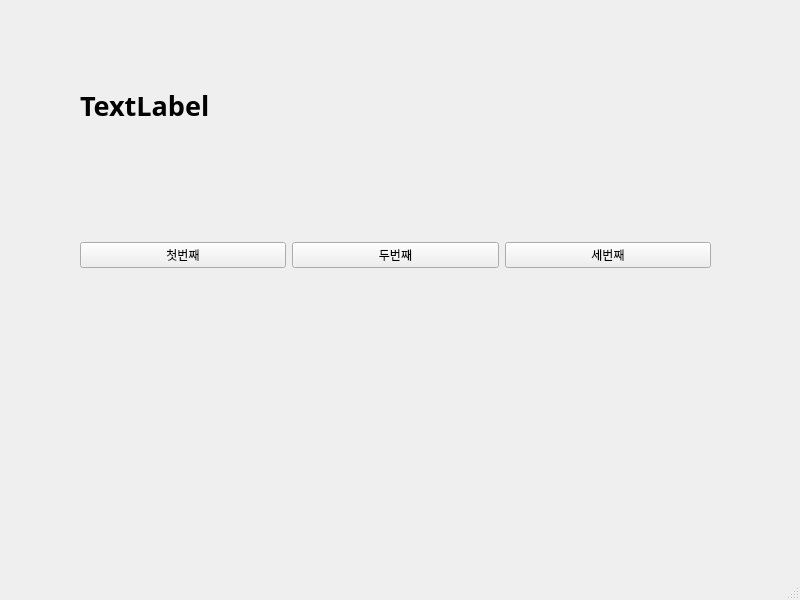
<?xml version="1.0" encoding="UTF-8"?>
<ui version="4.0">
 <class>MainWindow</class>
 <widget class="QMainWindow" name="MainWindow">
  <property name="geometry">
   <rect>
    <x>0</x>
    <y>0</y>
    <width>800</width>
    <height>600</height>
   </rect>
  </property>
  <property name="windowTitle">
   <string>MainWindow</string>
  </property>
  <widget class="QWidget" name="centralwidget">
   <widget class="QWidget" name="horizontalLayoutWidget">
    <property name="geometry">
     <rect>
      <x>80</x>
      <y>190</y>
      <width>631</width>
      <height>131</height>
     </rect>
    </property>
    <layout class="QHBoxLayout" name="horizontalLayout">
     <item>
      <widget class="QPushButton" name="pushButton">
       <property name="text">
        <string>첫번째</string>
       </property>
      </widget>
     </item>
     <item>
      <widget class="QPushButton" name="pushButton_2">
       <property name="text">
        <string>두번째</string>
       </property>
      </widget>
     </item>
     <item>
      <widget class="QPushButton" name="pushButton_3">
       <property name="text">
        <string>세번째</string>
       </property>
      </widget>
     </item>
    </layout>
   </widget>
   <widget class="QLabel" name="label">
    <property name="geometry">
     <rect>
      <x>80</x>
      <y>60</y>
      <width>631</width>
      <height>91</height>
     </rect>
    </property>
    <property name="font">
     <font>
      <family>맑은 고딕</family>
      <pointsize>20</pointsize>
      <weight>75</weight>
      <bold>true</bold>
     </font>
    </property>
    <property name="text">
     <string>TextLabel</string>
    </property>
   </widget>
  </widget>
  <widget class="QMenuBar" name="menubar">
   <property name="geometry">
    <rect>
     <x>0</x>
     <y>0</y>
     <width>800</width>
     <height>22</height>
    </rect>
   </property>
  </widget>
  <widget class="QStatusBar" name="statusbar"/>
 </widget>
 <resources/>
 <connections>
  <connection>
   <sender>pushButton</sender>
   <signal>clicked()</signal>
   <receiver>MainWindow</receiver>
   <slot>firstClick()</slot>
   <hints>
    <hint type="sourcelabel">
     <x>145</x>
     <y>276</y>
    </hint>
    <hint type="destinationlabel">
     <x>195</x>
     <y>319</y>
    </hint>
   </hints>
  </connection>
  <connection>
   <sender>pushButton_2</sender>
   <signal>clicked()</signal>
   <receiver>MainWindow</receiver>
   <slot>secondClick()</slot>
   <hints>
    <hint type="sourcelabel">
     <x>347</x>
     <y>276</y>
    </hint>
    <hint type="destinationlabel">
     <x>393</x>
     <y>322</y>
    </hint>
   </hints>
  </connection>
  <connection>
   <sender>pushButton_3</sender>
   <signal>clicked()</signal>
   <receiver>MainWindow</receiver>
   <slot>thirdClick()</slot>
   <hints>
    <hint type="sourcelabel">
     <x>576</x>
     <y>278</y>
    </hint>
    <hint type="destinationlabel">
     <x>625</x>
     <y>321</y>
    </hint>
   </hints>
  </connection>
 </connections>
 <slots>
  <slot>firstClick()</slot>
  <slot>secondClick()</slot>
  <slot>thirdClick()</slot>
 </slots>
</ui>
